Frame 1 (no input): blank canvas, image omitted
Frame 60 (the mouse pressed at the canvas centre just before this capture): blank canvas, image omitted
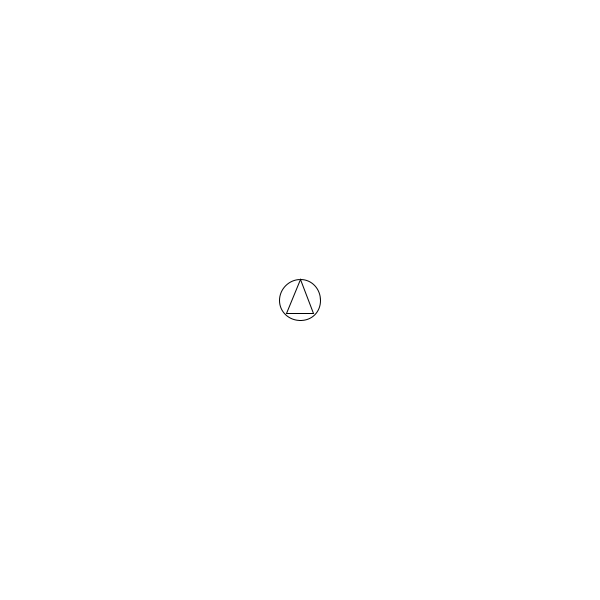
Frame 120 (the mouse held since frame 60 and released just before this capture)

The Processing sketch whose frames 1 and 60 were blank and that drew this single picture after the mouse press (run headless with seeded random() and noise(); from frame 60 on, the mouse is pressed at the canvas centre):

// Processing sketch: Q5_Final
// ── Q5_Final.pde
ArrayList <Shape> shapes = new ArrayList<Shape>(); 

void setup(){
  size(600, 600); 
}

void draw(){
  background(255); 

  for(int i = 0; i<shapes.size(); i++){
    Shape s =   shapes.get(i); 
    s.display(random(40,50)); 
  }
}

void mousePressed(){
  shapes.add(new Shape(mouseX, mouseY)); 
}

class Shape{
  float x, y; 
  float size; 
  
  Shape(float _x, float _y){
    x = _x; 
    y = _y; 
    
  }
  
  void display(float _size){
    size = _size; 
    
    ellipse(x, y, size, size);  
    triangle(x, y-size/2, x+size/3, y+size/3, x-size/3, y+size/3); 
  }
}
